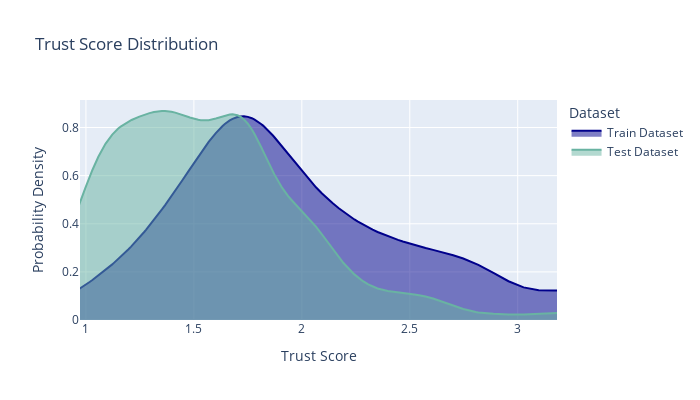

Notebook code cell kept with this figure:
### Markdown cell above
Now, we define a condition on the Trust Score check to alert us on significant degradation in the mean Trust Score of the test data compared to the training data. Note that the threshold percent of decline can be modified by passing a different threshold to the condition (the default is 0.2, or 20% decline).

### Code cell
from deepchecks.tabular.checks import TrustScoreComparison

TrustScoreComparison(min_test_samples=100).add_condition_mean_score_percent_decline_not_greater_than(threshold=0.19).run(train, mod_test, clf)

### Figure 1 — Plotly figure (JSON) as saved in the notebook; plotly's stock layout.template omitted (floating-point values rounded to 4 significant figures; data arrays with more than 128 entries replaced by an {"elided": "..."} marker saying what was removed)
{"data": [{"fill": "tozeroy", "line": {"color": "darkblue"}, "name": "Train Dataset", "type": "scatter", "x": {"elided": "148 float values"}, "y": {"elided": "148 float values"}}, {"fill": "tozeroy", "line": {"color": "#69b3a2"}, "name": "Test Dataset", "type": "scatter", "x": {"elided": "148 float values"}, "y": {"elided": "148 float values"}}], "layout": {"height": 400, "legend": {"title": {"text": "Dataset"}}, "title": {"text": "Trust Score Distribution"}, "width": 700, "xaxis": {"fixedrange": false, "range": [0.9725, 3.182], "title": {"text": "Trust Score"}}, "yaxis": {"fixedrange": true, "title": {"text": "Probability Density"}}}}
